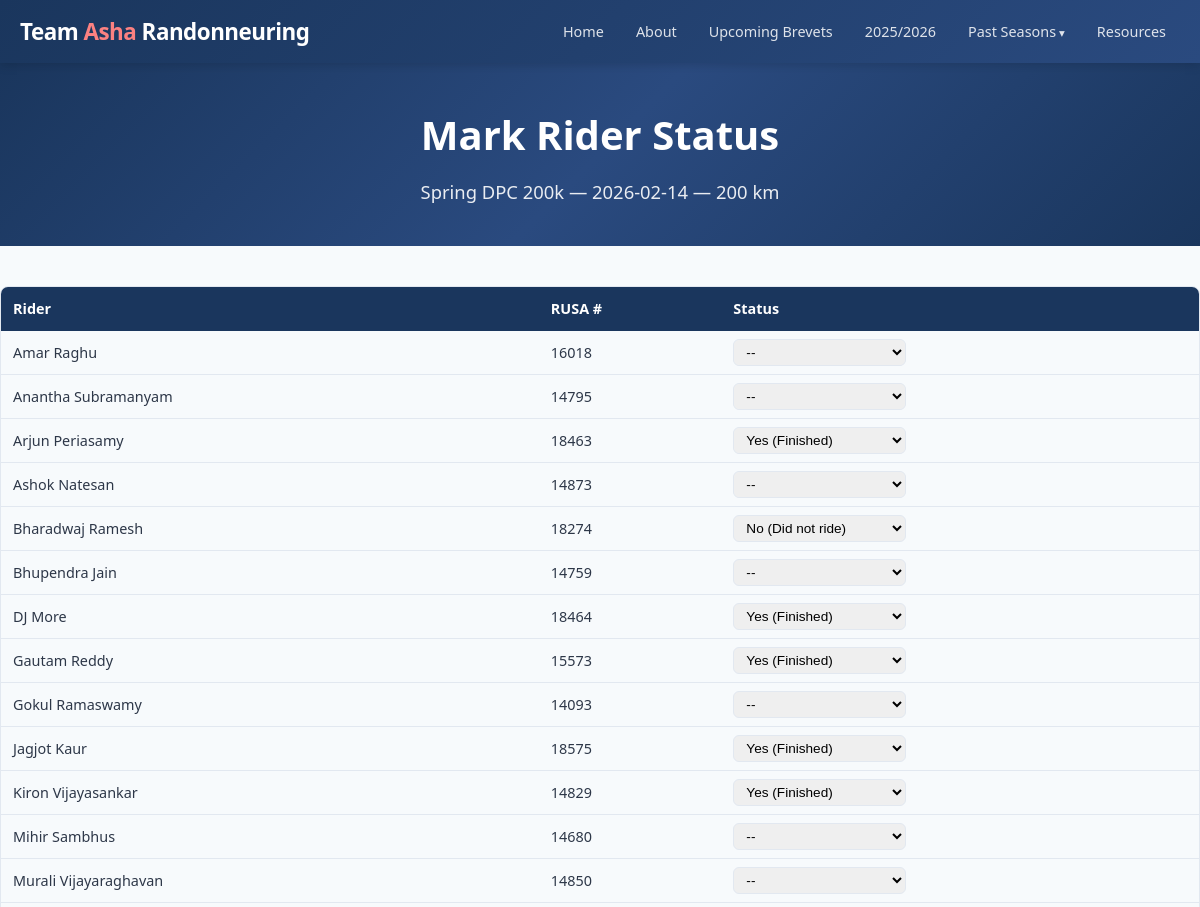
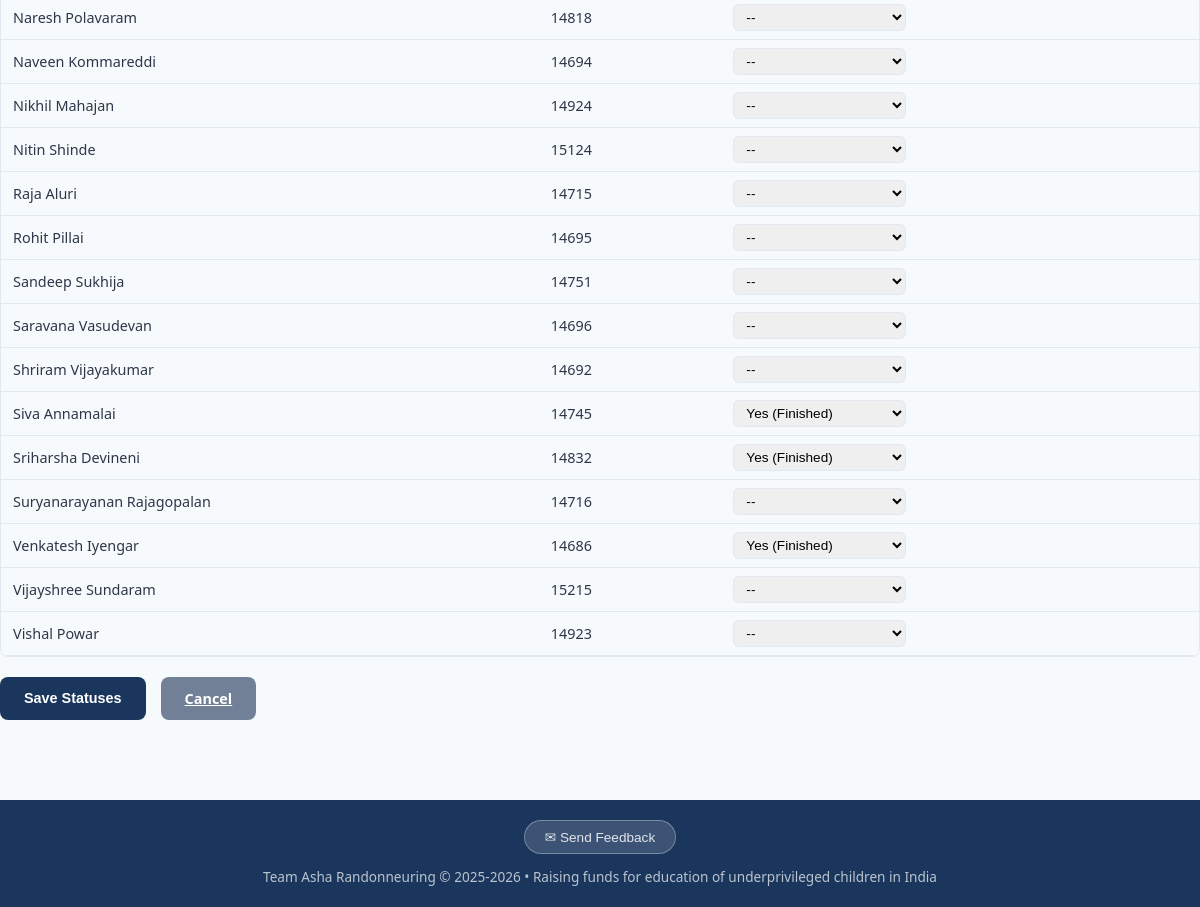
Screenshot of /admin/rides/5/status (signed in) with the database file from the repository (2 pictures, top to bottom).
### tables this page shows
CREATE TABLE season (
        id INTEGER PRIMARY KEY AUTOINCREMENT,
        name TEXT UNIQUE NOT NULL,
        start_date DATE,
        end_date DATE,
        is_current BOOLEAN DEFAULT 0
    );

CREATE TABLE ride (
        id INTEGER PRIMARY KEY AUTOINCREMENT,
        season_id INTEGER NOT NULL REFERENCES season(id),
        club_id INTEGER REFERENCES club(id),
        name TEXT NOT NULL,
        ride_type TEXT,  -- 'ACP brevet', 'RUSA populaire', 'ACP flèche', 'permanent'
        date DATE NOT NULL,
        distance_km INTEGER NOT NULL,
        elevation_ft INTEGER,
        distance_miles REAL,
        ft_per_mile REAL,
        rwgps_url TEXT,
        rusa_event_id TEXT,
        is_team_ride BOOLEAN DEFAULT 1
    );

CREATE TABLE rider_profile (
        rider_id INTEGER PRIMARY KEY REFERENCES rider(id),
        photo_filename TEXT,
        bio TEXT,
        pbp_2023_registered BOOLEAN DEFAULT 0,
        pbp_2023_status TEXT  -- 'Yes', 'DNF', 'DNS', or NULL
    );

CREATE TABLE rider (
        id INTEGER PRIMARY KEY AUTOINCREMENT,
        rusa_id INTEGER UNIQUE NOT NULL,
        first_name TEXT NOT NULL,
        last_name TEXT NOT NULL
    );

### routes/admin.py (the view, shortened to what this page needs)
@admin_bp.route('/rides/<int:ride_id>/status', methods=['GET', 'POST'])
@login_required
def mark_status(ride_id):
    ride = get_ride_by_id(ride_id)
    if not ride:
        abort(404)
    current = get_current_season()
    riders = get_all_riders()
    matrix = get_participation_matrix(current['id']) if current else {}
    ride_statuses = {}
    for rider_id, rides in matrix.items():
        if ride_id in rides:
            ride_statuses[rider_id] = rides[ride_id]['status']
    return render_template('admin/mark_status.html',
                           ride=ride,
                           riders=riders,
                           ride_statuses=ride_statuses)

### app.py (called while the page is built)
def create_app():
    app = Flask(__name__)
    app.config.from_object(Config)
    db.init_app(app)
    from routes.main import main_bp
    from routes.riders import riders_bp
    from routes.signup import signup_bp
    from routes.admin import admin_bp
    app.register_blueprint(main_bp)
    app.register_blueprint(riders_bp)
    app.register_blueprint(signup_bp, url_prefix='/signup')
    app.register_blueprint(admin_bp, url_prefix='/admin')
    @app.template_filter('commafy')
    def commafy_filter(value):
        try:
            return f"{int(value):,}"
        except (ValueError, TypeError):
            return value
    @app.context_processor
    def inject_helpers():
        from models import get_all_seasons, get_current_season
        return dict(
            seasons=get_all_seasons(),
            current_season=get_current_season(),
        )
    return app

### auth.py (called while the page is built)
def login_required(f):
    @wraps(f)
    def decorated(*args, **kwargs):
        if not session.get('logged_in'):
            return redirect(url_for('admin.login', next=request.path))
        return f(*args, **kwargs)
    return decorated

### db.py (called while the page is built)
def get_db():
    if 'db' not in g:
        g.db = sqlite3.connect(current_app.config['DB_PATH'])
        g.db.row_factory = sqlite3.Row
        g.db.execute("PRAGMA foreign_keys = ON")
    return g.db

### models.py (called while the page is built)
def get_all_seasons():
    return get_db().execute("SELECT * FROM season ORDER BY start_date DESC").fetchall()

def get_current_season():
    return get_db().execute("SELECT * FROM season WHERE is_current = 1").fetchone()

def get_all_riders():
    return get_db().execute("""
        SELECT r.*, rp.photo_filename, rp.bio, rp.pbp_2023_registered, rp.pbp_2023_status
        FROM rider r LEFT JOIN rider_profile rp ON r.id = rp.rider_id
        ORDER BY r.first_name
    """).fetchall()

def get_ride_by_id(ride_id):
    return get_db().execute("""
        SELECT ri.*, c.code as club_code, c.name as club_name
        FROM ride ri LEFT JOIN club c ON ri.club_id = c.id
        WHERE ri.id = ?
    """, (ride_id,)).fetchone()

### templates/admin/mark_status.html (shortened to what this page needs)
{% extends "base.html" %}
{% block content %}
<div class="hero" style="padding:40px 20px;">
<h1>Mark Rider Status</h1>
<p>{{ ride.name }} &mdash; {{ ride.date }} &mdash; {{ ride.distance_km }} km</p>
</div>
<div class="container section">
<form method="post">
<div class="table-wrap">
<table>
<thead>
<tr>
<th>Rider</th>
<th>RUSA #</th>
<th>Status</th>
</tr>
</thead>
<tbody>
{% for r in riders %}
<tr>
<td>{{ r.first_name }} {{ r.last_name }}</td>
<td>{{ r.rusa_id }}</td>
<td>
<select name="status_{{ r.id }}" class="status-select">
<option value="">--</option>
<option value="Yes" {{ 'selected' if ride_statuses.get(r.id) == 'Yes' }}>Yes (Finished)</option>
<option value="No" {{ 'selected' if ride_statuses.get(r.id) == 'No' }}>No (Did not ride)</option>
</select>
</td>
</tr>
{% endfor %}
</tbody>
</table>
</div>
<div style="display:flex;gap:15px;margin-top:20px;">
<button type="submit" class="btn btn-primary">Save Statuses</button>
<a href="{{ url_for('admin.dashboard') }}" class="btn" style="background:var(--text-light);color:#fff;">Cancel</a>
</div>
</form>
</div>
{% endblock %}

### templates/base.html (shortened to what this page needs)
<!DOCTYPE html>
<html lang="en">
<head>
<link rel="stylesheet" href="{{ url_for('static', filename='style.css') }}">
</head>
<body>
<header>
<div class="header-inner">
<div class="logo"><a href="{{ url_for('main.index') }}">Team <span>Asha</span> Randonneuring</a></div>
<nav>
    <a href="{{ url_for('main.index') }}" {% if request.endpoint == 'main.index' %}class="active"{% endif %}>Home</a>
    <a href="{{ url_for('main.about') }}" {% if request.endpoint == 'main.about' %}class="active"{% endif %}>About</a>
    {% if current_season %}
    <a href="{{ url_for('riders.upcoming_brevets', season_name=current_season.name) }}" {% if request.endpoint == 'riders.upcoming_brevets' %}class="active"{% endif %}>Upcoming Brevets</a>
    {% endif %}
    {% for s in seasons %}
    {% if s.is_current %}
    {% set is_active = request.view_args.get('season_name') == s.name and request.endpoint == 'riders.season_riders' %}
    <a href="{{ url_for('riders.season_riders', season_name=s.name) }}" {% if is_active %}class="active"{% endif %}>{{ s.name[:4] }}/{{ s.name[5:] }}</a>
    {% endif %}
    {% endfor %}
    <div class="nav-dropdown">
        <a>Past Seasons</a>
    </div>
    <a href="{{ url_for('main.resources') }}" {% if request.endpoint == 'main.resources' %}class="active"{% endif %}>Resources</a>
</nav>
</div>
</header>
{% block content %}{% endblock %}
<footer>
<div class="container">
<div style="margin-bottom:12px;">
<button class="feedback-btn" onclick="document.getElementById('feedback-modal').style.display='flex'">&#x2709; Send Feedback</button>
</div>
Team Asha Randonneuring &copy; 2025-2026 &bull; Raising funds for education of underprivileged children in India
</div>
</footer>
</body>
</html>

### static/style.css (style rules this page uses)
:root { --primary: #1a365d; --accent: #e53e3e; --accent-light: #fc8181; --bg: #f7fafc; --card-bg: #ffffff; --text: #2d3748; --text-light: #718096; --border: #e2e8f0; --success: #38a169; --warning: #d69e2e; --danger: #e53e3e; }
* { margin: 0; padding: 0; box-sizing: border-box; }
body { font-family: 'Segoe UI', system-ui, -apple-system, sans-serif; background: var(--bg); color: var(--text); line-height: 1.6; }
.container { max-width: 1200px; margin: 0 auto; padding: 0 20px; }
header { background: linear-gradient(135deg, var(--primary) 0%, #2a4a7f 100%); color: white; padding: 0; position: sticky; top: 0; z-index: 100; box-shadow: 0 2px 10px rgba(0,0,0,0.15); }
.header-inner { display: flex; align-items: center; justify-content: space-between; padding: 12px 20px; max-width: 1200px; margin: 0 auto; }
.logo { font-size: 1.4rem; font-weight: 700; letter-spacing: -0.5px; }
.logo span { color: var(--accent-light); }
.logo a { color: inherit; text-decoration: none; }
nav { display: flex; gap: 4px; flex-wrap: wrap; }
nav a { color: rgba(255,255,255,0.85); text-decoration: none; padding: 8px 14px; border-radius: 6px; font-size: 0.9rem; font-weight: 500; transition: all 0.2s; }
.hero { background: linear-gradient(135deg, var(--primary) 0%, #2a4a7f 50%, #1a365d 100%); color: white; padding: 60px 20px; text-align: center; }
.hero h1 { font-size: 2.5rem; margin-bottom: 10px; font-weight: 800; }
.hero p { font-size: 1.15rem; opacity: 0.9; max-width: 700px; margin: 0 auto; }
.section { padding: 40px 0; }
table { width: 100%; border-collapse: collapse; font-size: 0.9rem; }
th { background: var(--primary); color: white; padding: 10px 12px; text-align: left; font-weight: 600; white-space: nowrap; position: sticky; top: 0; }
td { padding: 8px 12px; border-bottom: 1px solid var(--border); }
.table-wrap { overflow-x: auto; border-radius: 8px; border: 1px solid var(--border); }
.table-wrap table { margin: 0; }
footer { background: var(--primary); color: rgba(255,255,255,0.7); text-align: center; padding: 20px; margin-top: 40px; font-size: 0.85rem; }
.nav-dropdown { position: relative; display: inline-block; }
.nav-dropdown > a { color: rgba(255,255,255,0.85); text-decoration: none; padding: 8px 14px; border-radius: 6px; font-size: 0.9rem; font-weight: 500; transition: all 0.2s; display: inline-block; cursor: pointer; }
.nav-dropdown > a::after { content: ' ▾'; font-size: 0.8em; }
.nav-dropdown::after { content: ''; position: absolute; top: 100%; left: 0; width: 100%; height: 10px; }
.btn { display: inline-block; padding: 10px 24px; border-radius: 8px; font-weight: 600; font-size: 0.9rem; cursor: pointer; border: none; transition: opacity 0.2s; }
.btn-primary { background: var(--primary); color: white; }
.status-select { padding: 4px 8px; border-radius: 6px; border: 1px solid var(--border); font-size: 0.85rem; }
.feedback-btn { display: inline-block; padding: 8px 20px; background: rgba(255,255,255,0.15); color: rgba(255,255,255,0.85); border: 1px solid rgba(255,255,255,0.3); border-radius: 20px; font-size: 0.85rem; font-weight: 500; cursor: pointer; transition: all 0.2s; }

### rows the page displays
season: name "2025", name "2026"
ride: name "Spring DPC 200k", date "2026-02-14", distance_km "200"
rider_profile: first_name "Amar", last_name "Raghu", rusa_id "16018"
rider_profile: first_name "Anantha", last_name "Subramanyam", rusa_id "14795"
rider: first_name "Arjun", last_name "Periasamy", rusa_id "18463", id "Yes (Finished)"
rider_profile: first_name "Ashok", last_name "Natesan", rusa_id "14873"
rider: first_name "Bharadwaj", last_name "Ramesh", rusa_id "18274", id "No (Did not ride)"
rider: first_name "Bhupendra", last_name "Jain", rusa_id "14759"
rider: first_name "DJ", last_name "More", rusa_id "18464", id "Yes (Finished)"
rider: first_name "Gautam", last_name "Reddy", rusa_id "15573", id "Yes (Finished)"
rider_profile: first_name "Gokul", last_name "Ramaswamy", rusa_id "14093"
rider: first_name "Jagjot", last_name "Kaur", rusa_id "18575", id "Yes (Finished)"
rider_profile: first_name "Kiron", last_name "Vijayasankar", rusa_id "14829", value "Yes (Finished)"
rider_profile: first_name "Mihir", last_name "Sambhus", rusa_id "14680"
rider: first_name "Murali", last_name "Vijayaraghavan", rusa_id "14850"
rider_profile: first_name "Naresh", last_name "Polavaram", rusa_id "14818"
rider_profile: first_name "Naveen", last_name "Kommareddi", rusa_id "14694"
rider_profile: first_name "Nikhil", last_name "Mahajan", rusa_id "14924"
rider_profile: first_name "Nitin", last_name "Shinde", rusa_id "15124"
rider_profile: first_name "Raja", last_name "Aluri", rusa_id "14715"
rider_profile: first_name "Rohit", last_name "Pillai", rusa_id "14695"
rider_profile: first_name "Sandeep", last_name "Sukhija", rusa_id "14751"
rider_profile: first_name "Saravana", last_name "Vasudevan", rusa_id "14696"
rider_profile: first_name "Shriram", last_name "Vijayakumar", rusa_id "14692"
rider_profile: first_name "Siva", last_name "Annamalai", rusa_id "14745", value "Yes (Finished)"
rider_profile: first_name "Sriharsha", last_name "Devineni", rusa_id "14832", value "Yes (Finished)"
rider_profile: first_name "Suryanarayanan", last_name "Rajagopalan", rusa_id "14716"
rider_profile: first_name "Venkatesh", last_name "Iyengar", rusa_id "14686", value "Yes (Finished)"
rider_profile: first_name "Vijayshree", last_name "Sundaram", rusa_id "15215"
rider_profile: first_name "Vishal", last_name "Powar", rusa_id "14923"
